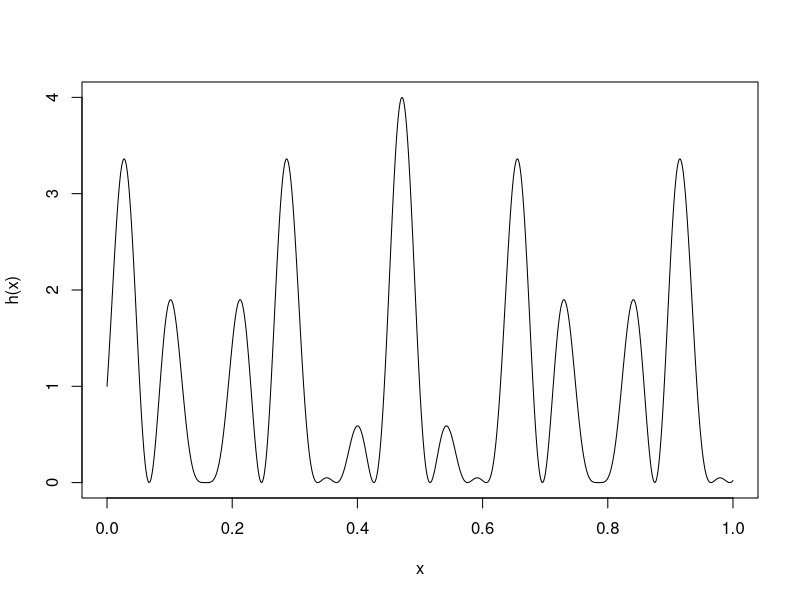
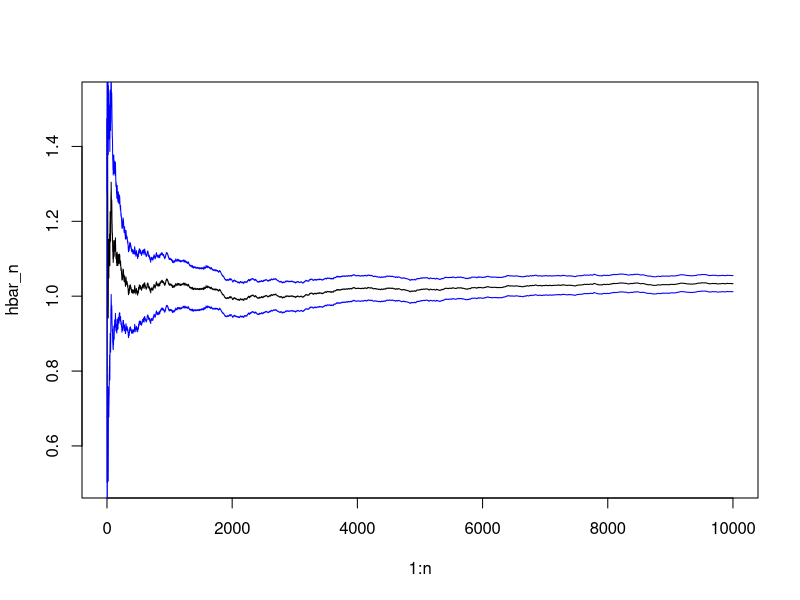

R code for these plots, in order:
## ---- chunk 1
knitr::opts_chunk$set(echo = F, fig.align = "center", fig.width = 7)
## ---- chunk 2
f<- function(x) {
  x+0.5*(sin(40*x)/40-sin(100*x)/100)-(cos(70*x)/70+cos(30*x)/30)
}

f(1)-f(0)

## ---- chunk 3
integrate(function(x) (sin(50*x)+cos(20*x))^2, lower =0, upper = 1)
## ---- chunk 4
x<- seq(0,1, by = 0.001)
h<- function(x)(sin(50*x)+cos(20*x))^2
plot(x,h(x), type="l")
## ---- chunk 5
set.seed(1) 
n <-10^6 #Set the number of points to generate
x<-runif(n, 0,1) #generate n number of points from uniform (0,1)
h_x<- h(x)
hbar_x <- mean(h(x)) #compute h(x), and the mean of h(x)
(I = 1*hbar_x) #mean times the interval = integral
## ---- chunk 6
n <- 10^4
hbar_n <-cumsum(h_x[1:n])/1:n # to compute cumulative mean of h(x)

#To estimate variance of hbar_m
var_m <- function(m){
  sum((h_x[1:m]-hbar_n[m])^2)/m^2
}

v_n <- apply(matrix(1:n),1,var_m)

se_n <- sqrt(v_n)

plot(1:n,hbar_n, type = "l")

lines(hbar_n+1.96*se_n, col = "blue")

lines(hbar_n-1.96*se_n, col = "blue")
